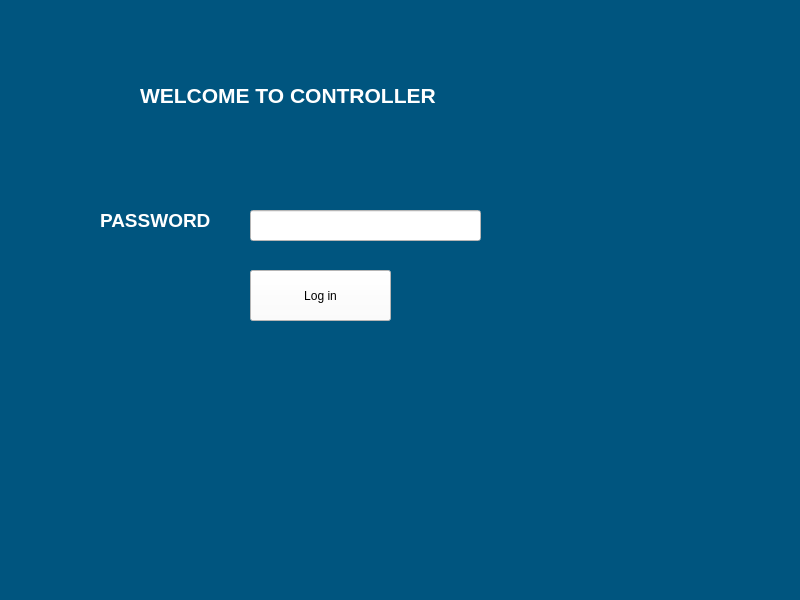
<?xml version="1.0" encoding="UTF-8"?>
<ui version="4.0">
 <class>loginSite</class>
 <widget class="QMainWindow" name="loginSite">
  <property name="geometry">
   <rect>
    <x>0</x>
    <y>0</y>
    <width>800</width>
    <height>600</height>
   </rect>
  </property>
  <property name="windowTitle">
   <string>MainWindow</string>
  </property>
  <property name="styleSheet">
   <string notr="true">background-color: rgb(0, 85, 127);</string>
  </property>
  <widget class="QWidget" name="centralwidget">
   <widget class="QLabel" name="label">
    <property name="geometry">
     <rect>
      <x>100</x>
      <y>190</y>
      <width>131</width>
      <height>61</height>
     </rect>
    </property>
    <property name="text">
     <string>&lt;html&gt;&lt;head/&gt;&lt;body&gt;&lt;p&gt;&lt;span style=&quot; font-size:14pt; font-weight:700; color:#ffffff;&quot;&gt;PASSWORD&lt;/span&gt;&lt;/p&gt;&lt;/body&gt;&lt;/html&gt;</string>
    </property>
   </widget>
   <widget class="QLineEdit" name="lineEdit">
    <property name="geometry">
     <rect>
      <x>250</x>
      <y>210</y>
      <width>231</width>
      <height>31</height>
     </rect>
    </property>
    <property name="styleSheet">
     <string notr="true">background-color: rgb(255, 255, 255);</string>
    </property>
   </widget>
   <widget class="QPushButton" name="pushButton">
    <property name="geometry">
     <rect>
      <x>250</x>
      <y>270</y>
      <width>141</width>
      <height>51</height>
     </rect>
    </property>
    <property name="styleSheet">
     <string notr="true">background-color: rgb(255, 255, 255);</string>
    </property>
    <property name="text">
     <string>Log in</string>
    </property>
   </widget>
   <widget class="QLabel" name="label_2">
    <property name="geometry">
     <rect>
      <x>140</x>
      <y>50</y>
      <width>351</width>
      <height>91</height>
     </rect>
    </property>
    <property name="text">
     <string>&lt;html&gt;&lt;head/&gt;&lt;body&gt;&lt;p&gt;&lt;span style=&quot; font-size:16pt; font-weight:700; color:#ffffff;&quot;&gt;WELCOME TO CONTROLLER&lt;/span&gt;&lt;/p&gt;&lt;/body&gt;&lt;/html&gt;</string>
    </property>
   </widget>
  </widget>
  <widget class="QMenuBar" name="menubar">
   <property name="geometry">
    <rect>
     <x>0</x>
     <y>0</y>
     <width>800</width>
     <height>26</height>
    </rect>
   </property>
  </widget>
  <widget class="QStatusBar" name="statusbar"/>
 </widget>
 <resources/>
 <connections/>
</ui>
